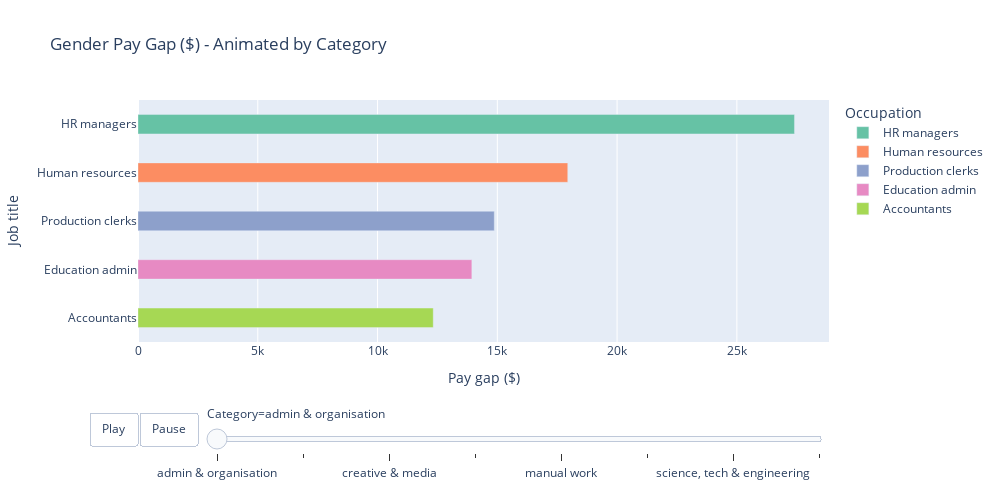

Notebook cell for this chart:
### Markdown cell above
- A bar chart will provide better insight into the average annual pay for women and men working the different jobs in these categories.

### Code cell
# filter data by categories and pick the top 5 pay per category
# for US data

filtered_data = us.groupby(['Category']).apply(lambda x: x.nlargest(5, 'Pay gap ($)'))


fig = px.bar(filtered_data,
             y='Occupation',
             x='Pay gap ($)',
             animation_frame='Category',
             animation_group='Occupation',
             color='Occupation',
             color_discrete_sequence = px.colors.qualitative.Set2,
             title='Gender Pay Gap ($) - Animated by Category',
             labels={'Pay gap': 'Pay gap'},
             hover_data=['Pay gap ($)', 'Men average annual salary ($)', 'Women average annual salary ($)'],
             )


fig.update_traces(marker=dict(line=dict(width=0.4)), width=0.4)


fig.update_layout(height=500,
                  width = 1000,
                  yaxis_title='Job title',
                  xaxis_title='Pay gap ($) ',
                  yaxis={'categoryorder': 'total ascending'},
                  )

# Enable animation and set frame duration
fig.update_layout(updatemenus=[dict(type='buttons',
                                    showactive=False,
                                    buttons=[dict(label='Play',
                                                  method='animate',
                                                  args=[None, dict(frame=dict(duration=1000, redraw=True), fromcurrent=True)]),
                                             dict(label='Pause',
                                                  method='animate',
                                                  args=[[None], dict(frame=dict(duration=0, redraw=True), mode='immediate', fromcurrent=True)])])])


fig.show()

# always click the home icon to display bars when changing categories

### Figure 1 — Plotly figure (JSON) as saved in the notebook; plotly's stock layout.template omitted (floating-point values rounded to 4 significant figures)
{"data": [{"alignmentgroup": "True", "customdata": [[95004, 67600]], "hovertemplate": "Occupation=%{y}<br>Category=admin & organisation<br>Pay gap ($)=%{x}<br>Men average annual salary ($)=%{customdata[0]}<br>Women average annual salary ($)=%{customdata[1]}<extra></extra>", "ids": ["HR managers"], "legendgroup": "HR managers", "marker": {"color": "rgb(102,194,165)", "line": {"width": 0.4}, "pattern": {"shape": ""}}, "name": "HR managers", "offsetgroup": "HR managers", "orientation": "h", "showlegend": true, "textposition": "auto", "type": "bar", "width": 0.4, "x": [27404], "xaxis": "x", "y": ["HR managers"], "yaxis": "y"}, {"alignmentgroup": "True", "customdata": [[65364, 47424]], "hovertemplate": "Occupation=%{y}<br>Category=admin & organisation<br>Pay gap ($)=%{x}<br>Men average annual salary ($)=%{customdata[0]}<br>Women average annual salary ($)=%{customdata[1]}<extra></extra>", "ids": ["Human resources"], "legendgroup": "Human resources", "marker": {"color": "rgb(252,141,98)", "line": {"width": 0.4}, "pattern": {"shape": ""}}, "name": "Human resources", "offsetgroup": "Human resources", "orientation": "h", "showlegend": true, "textposition": "auto", "type": "bar", "width": 0.4, "x": [17940], "xaxis": "x", "y": ["Human resources"], "yaxis": "y"}, {"alignmentgroup": "True", "customdata": [[53248, 38376]], "hovertemplate": "Occupation=%{y}<br>Category=admin & organisation<br>Pay gap ($)=%{x}<br>Men average annual salary ($)=%{customdata[0]}<br>Women average annual salary ($)=%{customdata[1]}<extra></extra>", "ids": ["Production clerks"], "legendgroup": "Production clerks", "marker": {"color": "rgb(141,160,203)", "line": {"width": 0.4}, "pattern": {"shape": ""}}, "name": "Production clerks", "offsetgroup": "Production clerks", "orientation": "h", "showlegend": true, "textposition": "auto", "type": "bar", "width": 0.4, "x": [14872], "xaxis": "x", "y": ["Production clerks"], "yaxis": "y"}, {"alignmentgroup": "True", "customdata": [[74828, 60892]], "hovertemplate": "Occupation=%{y}<br>Category=admin & organisation<br>Pay gap ($)=%{x}<br>Men average annual salary ($)=%{customdata[0]}<br>Women average annual salary ($)=%{customdata[1]}<extra></extra>", "ids": ["Education admin"], "legendgroup": "Education admin", "marker": {"color": "rgb(231,138,195)", "line": {"width": 0.4}, "pattern": {"shape": ""}}, "name": "Education admin", "offsetgroup": "Education admin", "orientation": "h", "showlegend": true, "textposition": "auto", "type": "bar", "width": 0.4, "x": [13936], "xaxis": "x", "y": ["Education admin"], "yaxis": "y"}, {"alignmentgroup": "True", "customdata": [[64272, 51948]], "hovertemplate": "Occupation=%{y}<br>Category=admin & organisation<br>Pay gap ($)=%{x}<br>Men average annual salary ($)=%{customdata[0]}<br>Women average annual salary ($)=%{customdata[1]}<extra></extra>", "ids": ["Accountants"], "legendgroup": "Accountants", "marker": {"color": "rgb(166,216,84)", "line": {"width": 0.4}, "pattern": {"shape": ""}}, "name": "Accountants", "offsetgroup": "Accountants", "orientation": "h", "showlegend": true, "textposition": "auto", "type": "bar", "width": 0.4, "x": [12324], "xaxis": "x", "y": ["Accountants"], "yaxis": "y"}], "layout": {"barmode": "relative", "height": 500, "legend": {"title": {"text": "Occupation"}, "tracegroupgap": 0}, "sliders": [{"active": 0, "currentvalue": {"prefix": "Category="}, "len": 0.9, "pad": {"b": 10, "t": 60}, "steps": [{"args": [["admin & organisation"], {"frame": {"duration": 0, "redraw": true}, "fromcurrent": true, "mode": "immediate", "transition": {"duration": 0, "easing": "linear"}}], "label": "admin & organisation", "method": "animate"}, {"args": [["care & education"], {"frame": {"duration": 0, "redraw": true}, "fromcurrent": true, "mode": "immediate", "transition": {"duration": 0, "easing": "linear"}}], "label": "care & education", "method": "animate"}, {"args": [["creative & media"], {"frame": {"duration": 0, "redraw": true}, "fromcurrent": true, "mode": "immediate", "transition": {"duration": 0, "easing": "linear"}}], "label": "creative & media", "method": "animate"}, {"args": [["law & justice"], {"frame": {"duration": 0, "redraw": true}, "fromcurrent": true, "mode": "immediate", "transition": {"duration": 0, "easing": "linear"}}], "label": "law & justice", "method": "animate"}, {"args": [["manual work"], {"frame": {"duration": 0, "redraw": true}, "fromcurrent": true, "mode": "immediate", "transition": {"duration": 0, "easing": "linear"}}], "label": "manual work", "method": "animate"}, {"args": [["sales & serving others"], {"frame": {"duration": 0, "redraw": true}, "fromcurrent": true, "mode": "immediate", "transition": {"duration": 0, "easing": "linear"}}], "label": "sales & serving others", "method": "animate"}, {"args": [["science, tech & engineering"], {"frame": {"duration": 0, "redraw": true}, "fromcurrent": true, "mode": "immediate", "transition": {"duration": 0, "easing": "linear"}}], "label": "science, tech & engineering", "method": "animate"}, {"args": [["senior managers & execs"], {"frame": {"duration": 0, "redraw": true}, "fromcurrent": true, "mode": "immediate", "transition": {"duration": 0, "easing": "linear"}}], "label": "senior managers & execs", "method": "animate"}], "x": 0.1, "xanchor": "left", "y": 0, "yanchor": "top"}], "title": {"text": "Gender Pay Gap ($) - Animated by Category"}, "updatemenus": [{"buttons": [{"args": [null, {"frame": {"duration": 1000, "redraw": true}, "fromcurrent": true}], "label": "Play", "method": "animate"}, {"args": [[null], {"frame": {"duration": 0, "redraw": true}, "fromcurrent": true, "mode": "immediate"}], "label": "Pause", "method": "animate"}], "direction": "left", "pad": {"r": 10, "t": 70}, "showactive": false, "type": "buttons", "x": 0.1, "xanchor": "right", "y": 0, "yanchor": "top"}], "width": 1000, "xaxis": {"anchor": "y", "domain": [0, 1], "title": {"text": "Pay gap ($) "}}, "yaxis": {"anchor": "x", "categoryarray": ["Management analysts", "Financial services", "Financial managers", "Financial advisors", "Chief executives", "Software developers", "Engineering", "Production supervisors", "Physical scientists", "Medical scientists", "Sales ", "Credit counselors", "Pharmacists", "Training ", "Marketing & sales ", "Grounds maintenance", "Manual Work", "Metal workers", "Production workers", "Construction", "Law & justice", "Protective services", "Police officers", "Lawyers", "Legal occupations", "Arts & media", "Creative & media", "Designers", "Web developers", "Education", "Postsecondary ", "Healthcare", "Teachers & instructors", "Doctors & surgeons", "Accountants", "Education admin", "Production clerks", "Human resources", "HR managers"], "categoryorder": "total ascending", "domain": [0, 1], "title": {"text": "Job title"}}}}
